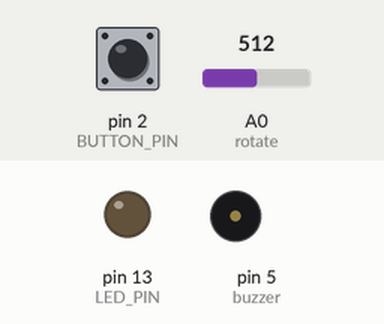
The sketch below on a simulated Arduino Uno, built with avr-gcc and run on an emulated ATmega328P. Parts: output pins drawn as LEDs (lit = HIGH), buzzer (waves = sounding, pin HIGH). The inputs (shaded band) are chosen by the test bench; at power-on: pin 2 (BUTTON_PIN) HIGH, A0 (rotate) = 512.

Above: at 1.2 s.
1.3 s: pin 2 (BUTTON_PIN) pulled LOW for 0.15 s
At 1.7 s:
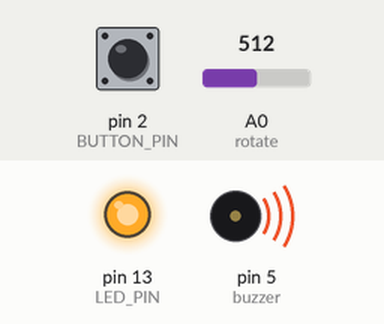
3.8 s: pin 2 (BUTTON_PIN) pulled LOW for 3.2 s
At 9.3 s:
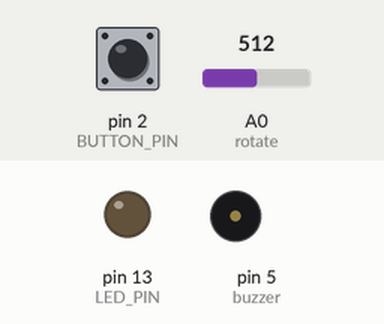
Timing chart, 0 to 10.8 s (numbered marks = the images above; inputs shaded):
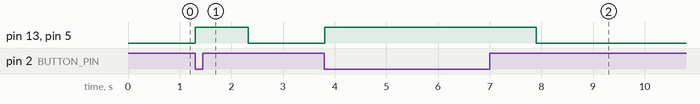

Measured:
- after the input at 1.3 s, pin 13 (LED_PIN), pin 5 (buzzer): LOW → HIGH at once, → LOW 1.0 s later
- after the input at 3.8 s, pin 13 (LED_PIN), pin 5 (buzzer): LOW → HIGH at once, → LOW 4.1 s later

The sketch:

bounceA12.10.ino
```cpp
#include <Bounce2.h>

#define rotate 0
#define buzzer 5

#define BUTTON_PIN 2
#define LED_PIN 13


Bounce debouncer = Bounce();

void setup() {

   initAll();
}

void loop() {

  debouncer.update();

  int value = debouncer.read();


  if ( value == LOW ) {
    digitalWrite(LED_PIN, HIGH );
    bell(GetRotate());
  }
  else {
    digitalWrite(LED_PIN, LOW );
  }

}

void initAll()
{
  pinMode(buzzer,OUTPUT);
  digitalWrite(buzzer,LOW);
  pinMode(BUTTON_PIN,INPUT_PULLUP);


  debouncer.attach(BUTTON_PIN);
  debouncer.interval(5);


  pinMode(LED_PIN,OUTPUT);
}

void bell(double x)
{
  digitalWrite(buzzer,HIGH);
  delay(x*1000);
  digitalWrite(buzzer,LOW);
}

double GetRotate()
{
  return (double)analogRead(rotate)/1000;
}
```
